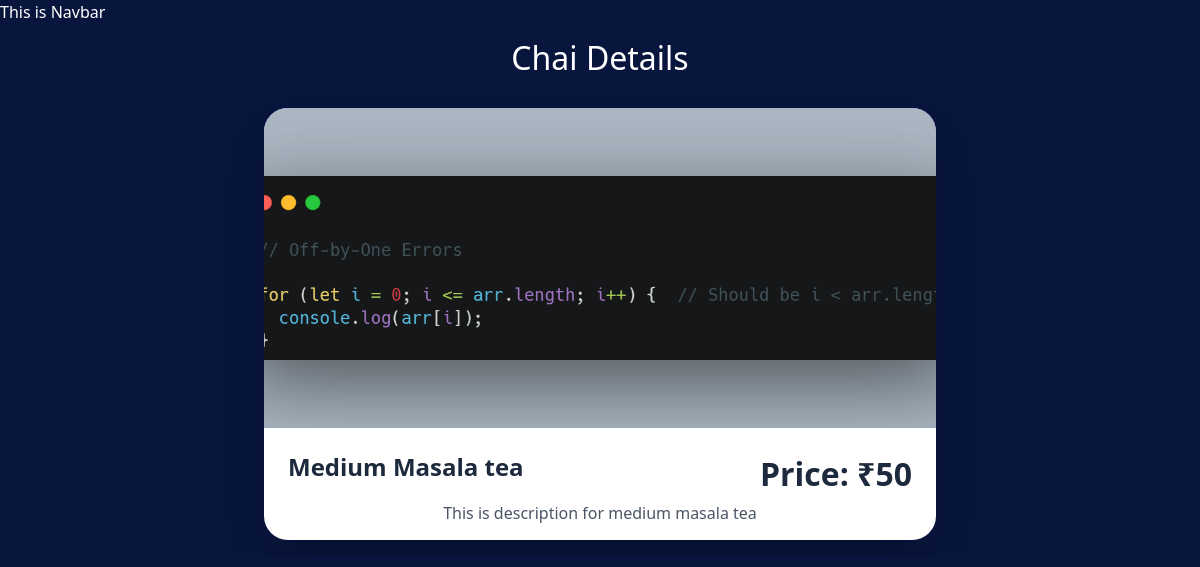
/myapp/3/, run on the app's committed database.
### myapp/models.py (models this page shows, shortened)
class ChaiVarity(models.Model):
    CHAI_TYPE_CHOICE = [
        ('ML', 'MASALA'),
        ('GR', 'GINGER'),
        ('KL', 'KIWI'),
        ('PL', 'PLAIN'),
        ('EL', 'ELACHI'),
    ]
    name = models.CharField(max_length=100)
    image = models.ImageField(upload_to='myapps/')
    price = models.IntegerField(default=0)
    date_added = models.DateTimeField(default=timezone.now)
    type = models.CharField(max_length=2, choices=CHAI_TYPE_CHOICE)
    description = models.TextField(default='')

### myapp/views.py (the view)
# urls.py: path('<int:chai_id>/', views.chai_detail, name='chai_detail'),
def chai_detail(request, chai_id):
    chai = get_object_or_404(ChaiVarity, pk=chai_id)
    return render(request, 'myapp/chai_detail.html', {'chai': chai})

### myapp/templates/myapp/chai_detail.html (shortened to what this page needs)
{% extends "layout.html" %}
{% block content %}
<div class="max-w-4xl mx-auto p-4 max-h-screen flex flex-col items-center justify-center overflow-hidden">
    <h2 class="text-center mb-8 text-white text-4xl font-light">Chai Details</h2>
    <div class="bg-white rounded-3xl shadow-2xl overflow-hidden max-w-2xl w-full transition-all duration-300 ease-in-out hover:-translate-y-2 hover:shadow-3xl group">
        <div class="relative w-full h-96 overflow-hidden bg-gradient-to-br from-indigo-400 to-purple-600 flex items-center justify-center md:h-80 sm:h-64">
            <img class="w-full h-full object-cover transition-transform duration-300 ease-in-out group-hover:scale-105" src="{{chai.image.url}}" alt="{{chai.name}}">
        </div>
        <div class="p-8 md:p-6 sm:p-6">
            <div class="flex justify-between items-start mb-4">
                <h3 class="text-3xl font-semibold text-slate-800 leading-tight md:text-2xl sm:text-xl flex-1">{{chai.name}}</h3>
                <h2 class="text-2xl font-semibold text-slate-800 md:text-xl sm:text-lg ml-4">Price: ₹{{chai.price}}</h2>
            </div>
            <div class="text-center">
                <p class="text-lg leading-relaxed text-gray-600 m-0 md:text-base">{{chai.description}}</p>
            </div>
        </div>
    </div>
</div>
{% endblock %}

### static/style.css (style rules this page uses)
body { background-color: #08153d; color: #ffff; }
h2 { text-align: center; font-size: 2em; }
p { font-size: 16px; line-height: 3.5px; }

### data on the page
ChaiVarity: image (picture), name "Medium Masala tea", price "50", description "This is description for medium masala tea"
